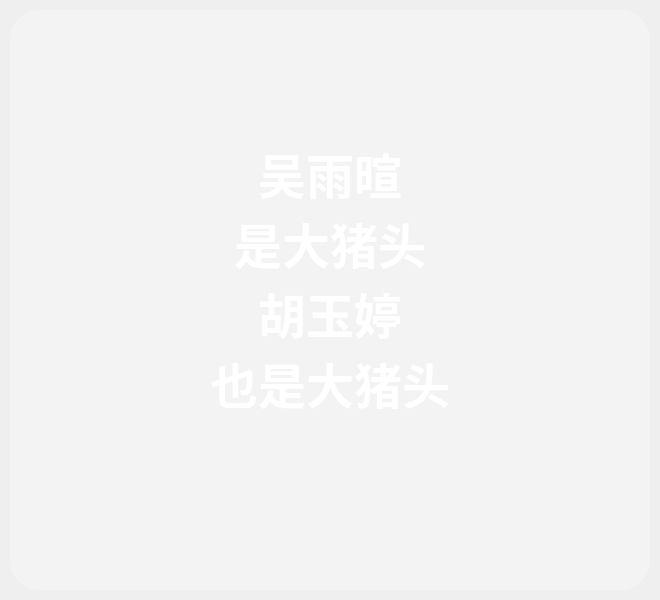
<?xml version="1.0" encoding="UTF-8"?>
<ui version="4.0">
 <class>Rule</class>
 <widget class="QDialog" name="Rule">
  <property name="geometry">
   <rect>
    <x>0</x>
    <y>0</y>
    <width>660</width>
    <height>600</height>
   </rect>
  </property>
  <property name="minimumSize">
   <size>
    <width>660</width>
    <height>600</height>
   </size>
  </property>
  <property name="maximumSize">
   <size>
    <width>660</width>
    <height>600</height>
   </size>
  </property>
  <property name="windowTitle">
   <string>Dialog</string>
  </property>
  <property name="windowIcon">
   <iconset resource="pictures.qrc">
    <normaloff>:/images/打开界面.png</normaloff>:/images/打开界面.png</iconset>
  </property>
  <property name="styleSheet">
   <string notr="true">border-image: url(:/images/rule_background.png);</string>
  </property>
  <widget class="QTextBrowser" name="textBrowser">
   <property name="geometry">
    <rect>
     <x>10</x>
     <y>10</y>
     <width>640</width>
     <height>580</height>
    </rect>
   </property>
   <property name="styleSheet">
    <string notr="true">background-color: rgba(255, 255, 254, 70);
border-radius:30px;
</string>
   </property>
   <property name="html">
    <string>&lt;!DOCTYPE HTML PUBLIC &quot;-//W3C//DTD HTML 4.0//EN&quot; &quot;http://www.w3.org/TR/REC-html40/strict.dtd&quot;&gt;
&lt;html&gt;&lt;head&gt;&lt;meta name=&quot;qrichtext&quot; content=&quot;1&quot; /&gt;&lt;style type=&quot;text/css&quot;&gt;
p, li { white-space: pre-wrap; }
&lt;/style&gt;&lt;/head&gt;&lt;body style=&quot; font-family:'SimSun'; font-size:9pt; font-weight:400; font-style:normal;&quot;&gt;
&lt;p align=&quot;center&quot; style=&quot;-qt-paragraph-type:empty; margin-top:0px; margin-bottom:0px; margin-left:0px; margin-right:0px; -qt-block-indent:0; text-indent:0px;&quot;&gt;&lt;br /&gt;&lt;/p&gt;
&lt;p align=&quot;center&quot; style=&quot;-qt-paragraph-type:empty; margin-top:0px; margin-bottom:0px; margin-left:0px; margin-right:0px; -qt-block-indent:0; text-indent:0px; font-size:36pt; font-weight:600; color:#ffffff;&quot;&gt;&lt;br /&gt;&lt;/p&gt;
&lt;p align=&quot;center&quot; style=&quot;-qt-paragraph-type:empty; margin-top:0px; margin-bottom:0px; margin-left:0px; margin-right:0px; -qt-block-indent:0; text-indent:0px; font-size:36pt; font-weight:600; color:#ffffff;&quot;&gt;&lt;br /&gt;&lt;/p&gt;
&lt;p align=&quot;center&quot; style=&quot; margin-top:0px; margin-bottom:0px; margin-left:0px; margin-right:0px; -qt-block-indent:0; text-indent:0px;&quot;&gt;&lt;span style=&quot; font-size:36pt; font-weight:600; color:#ffffff;&quot;&gt;吴雨暄&lt;/span&gt;&lt;/p&gt;
&lt;p align=&quot;center&quot; style=&quot; margin-top:0px; margin-bottom:0px; margin-left:0px; margin-right:0px; -qt-block-indent:0; text-indent:0px;&quot;&gt;&lt;span style=&quot; font-size:36pt; font-weight:600; color:#ffffff;&quot;&gt;是大猪头&lt;/span&gt;&lt;/p&gt;
&lt;p align=&quot;center&quot; style=&quot; margin-top:0px; margin-bottom:0px; margin-left:0px; margin-right:0px; -qt-block-indent:0; text-indent:0px;&quot;&gt;&lt;span style=&quot; font-size:36pt; font-weight:600; color:#ffffff;&quot;&gt;胡玉婷&lt;/span&gt;&lt;/p&gt;
&lt;p align=&quot;center&quot; style=&quot; margin-top:0px; margin-bottom:0px; margin-left:0px; margin-right:0px; -qt-block-indent:0; text-indent:0px;&quot;&gt;&lt;span style=&quot; font-size:36pt; font-weight:600; color:#ffffff;&quot;&gt;也是大猪头&lt;/span&gt;&lt;/p&gt;&lt;/body&gt;&lt;/html&gt;</string>
   </property>
  </widget>
 </widget>
 <resources>
  <include location="pictures.qrc"/>
 </resources>
 <connections/>
</ui>
